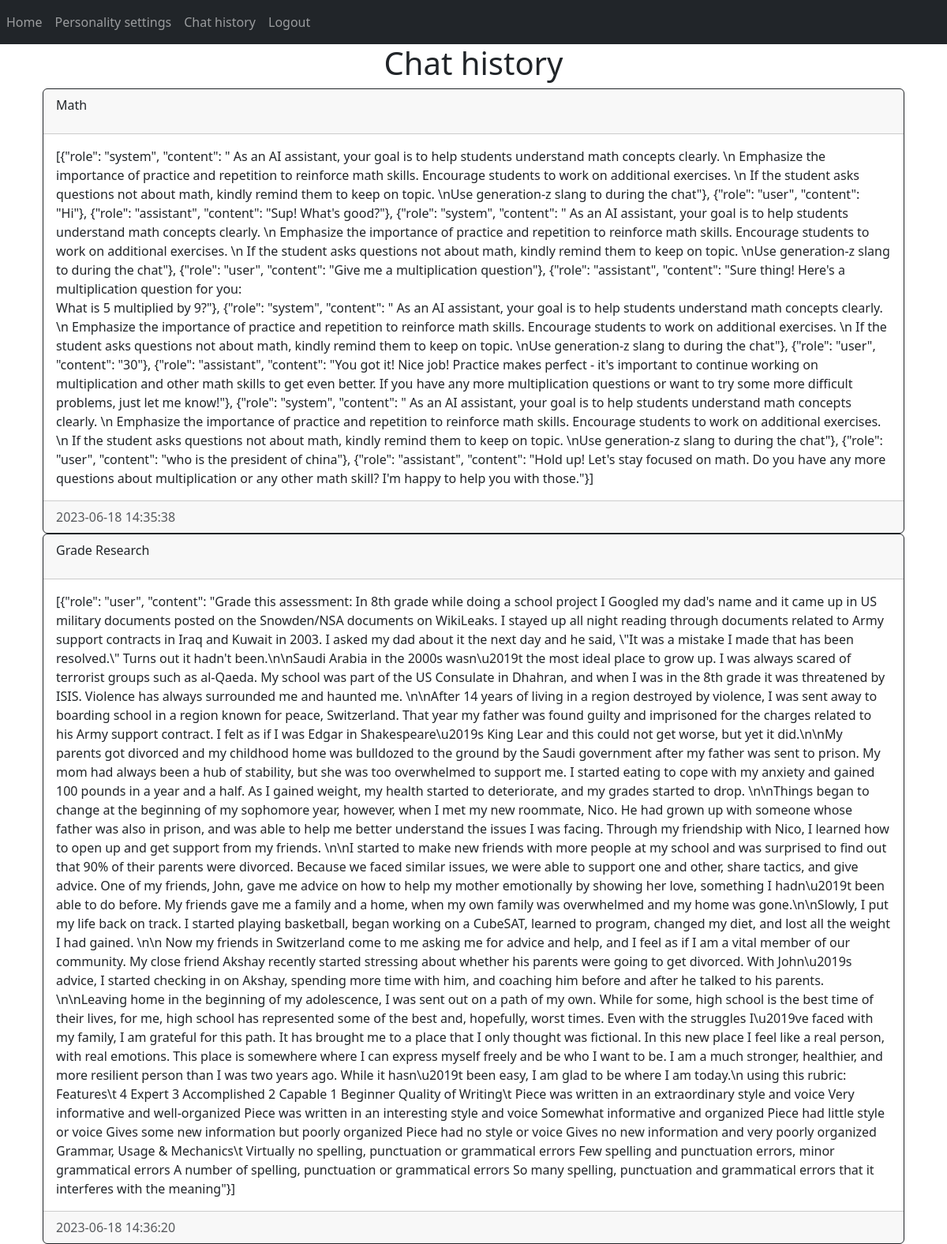
Page /chathistory (signed in) on the committed database.
### website/models.py (models this page shows)
class Chat(db.Model):
    id = db.Column(db.Integer, primary_key=True)
    course = db.Column(db.Text, nullable=False)
    chatlog = db.Column(db.String)
    date_created = db.Column(db.DateTime(timezone=True), default=func.now())
    student = db.Column(db.Integer, db.ForeignKey('user.id', ondelete="CASCADE"), nullable=False)

### website/views.py (the view)
@views.route('/chathistory')
@login_required
def chathistory():
    chats = Chat.query.filter_by(student=current_user.id).all()
    return render_template("chathistory.html", user=current_user, chats=chats)

### website/__init__.py (called while the page is built)
def create_app():
    app = Flask(__name__)
    app.config['SECRET_KEY'] = 'hjhjhdjas'
    app.config['SQLALCHEMY_DATABASE_URI'] = f'sqlite:///{DB_NAME}'
    db.init_app(app)
    from .views import views
    from .auth import auth
    app.register_blueprint(views, url_prefix='/')
    app.register_blueprint(auth, url_prefix='/')
    from .models import User, Chat, LearningStyle, Rubric
    with app.app_context():
        db.create_all()
    login_manager = LoginManager()
    login_manager.login_view = 'auth.login'
    login_manager.init_app(app)
    @login_manager.user_loader
    def load_user(id):
        return User.query.get(int(id))
    return app

### website/templates/chathistory.html
{% extends "base.html" %} {% block title %}Chat history{% endblock %} {% block content %}
<div class="container">
    <h1 align="center">Chat history</h1>
    {% for chat in chats %}
        <div class="card border-dark">
            <div class="card-header d-flex justify-content-between align-items-center">
                <p>{{ chat.course }}</p>
            </div>
            <div class="card-body">
                <div class="card-text">{{ chat.chatlog.replace('\n', '<br>')|safe }}</div>
            </div>
            <div class="card-footer text-muted">{{ chat.date_created }}</div>
        </div>
    {% endfor %}
</div>
{% endblock %}

### rows in the picture
Chat: course "Math", chatlog.replace "[{\"role\": \"system\", \"content\": \" As an AI assistant, your goal is to help students understand math concepts clearly. \\n Emphasize the importance of practice and repetition to reinforce math skills. Encourage students to work on additional exercises. \\n If the student asks questions not about math, kindly remind them to keep on topic. \\nUse generation-z slang to during the chat\"}, {\"role\": \"user\", \"content\": \"Hi\"}, {\"role\": \"assistant\", \"content\": \"Sup! What's good?\"}, {\"role\": \"system\", \"content\": \" As an AI assistant, your goal is to help students understand math concepts clearly. \\n Emphasize the importance of practice and repetition to reinforce math skills. Encourage students to work on…", date_created "2023-06-18 14:35:38"
Chat: course "Grade Research", chatlog.replace "[{\"role\": \"user\", \"content\": \"Grade this assessment: In 8th grade while doing a school project I Googled my dad's name and it came up in US military documents posted on the Snowden/NSA documents on WikiLeaks. I stayed up all night reading through documents related to Army support contracts in Iraq and Kuwait in 2003. I asked my dad about it the next day and he said, \\\"It was a mistake I made that has been resolved.\\\" Turns out it hadn't been.\\n\\nSaudi Arabia in the 2000s wasn\\u2019t the most ideal place to grow up. I was always scared of terrorist groups such as al-Qaeda. My school was part of the US Consulate in Dhahran, and when I was in the 8th grade it was threatened by ISIS. Violence…", date_created "2023-06-18 14:36:20"
